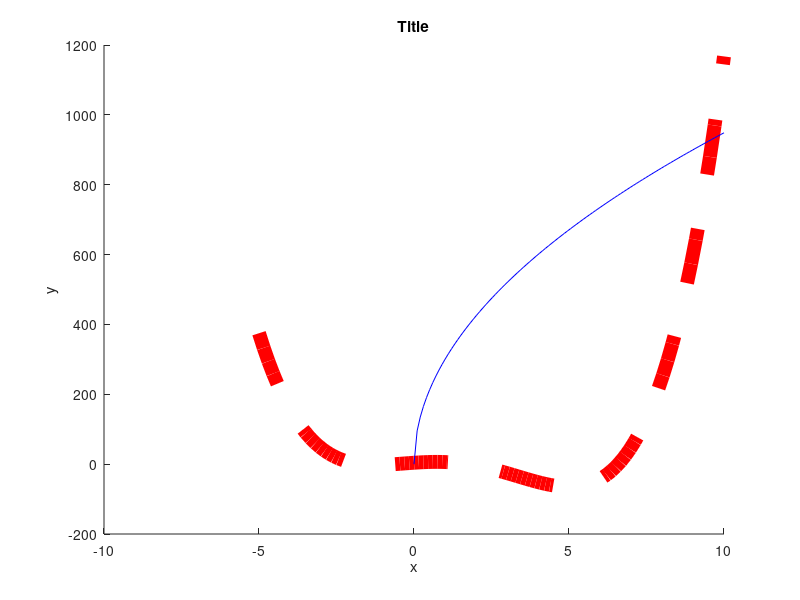

MATLAB code to generate this figure:
x=linspace(-5,10,100);
z=linspace(0,10,100);
y=((x.^4)/3)-(2*(x.^3))-2.3*(x.^2)+(6*x)+4;
y2= 300*(z.^.5);
figure
hold on
plot(x,y,"r--","Linewidth",10)
plot(z,y2,"b-")
xlabel("x")
ylabel("y")
title("Title")